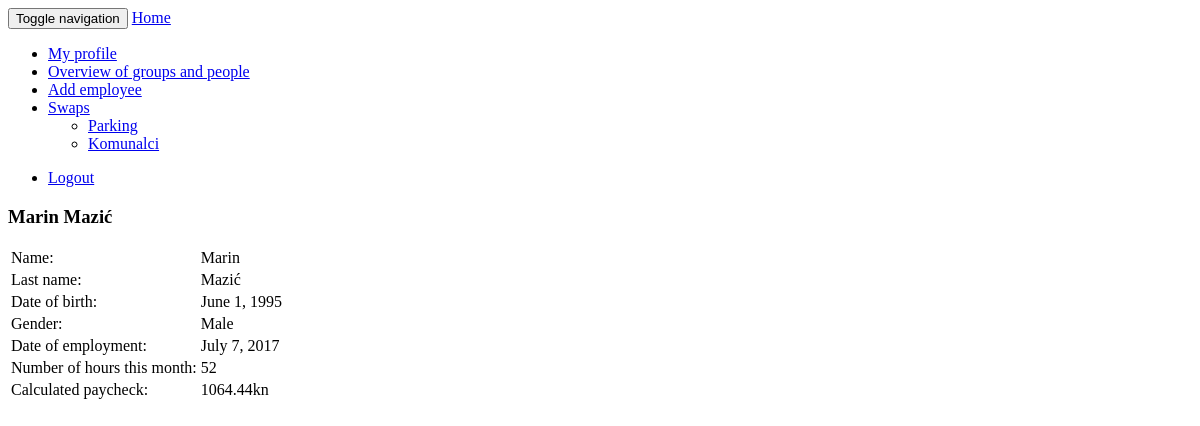
The page /schedule/7/info/ (signed in) on the database as committed earlier.
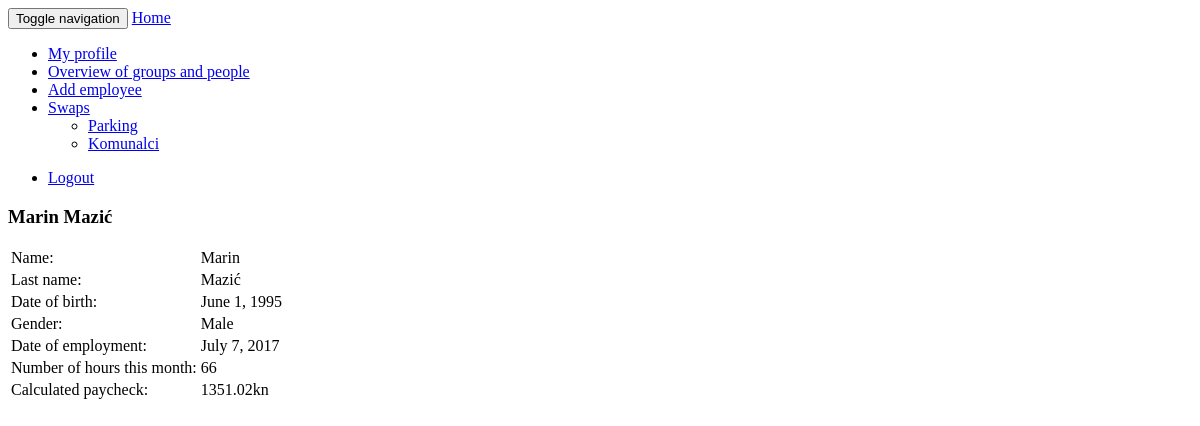
The same page on the database as committed later.
### schedule/models.py (models this page shows, shortened)
class User_profile(models.Model):
    GENDER_CHOICES = (
        ('M', _('Male')),
        ('F', _('Female')),
    )
    user = models.OneToOneField(User, on_delete=models.CASCADE)
    user_groups = models.ManyToManyField(Group)
    user_shift = models.ForeignKey(Week_shift, null=True)
    date_of_birth = models.DateField(null=True, blank=True)
    gender = models.CharField(
        max_length=1, choices=GENDER_CHOICES, null=True, blank=True)
    date_of_employment = models.DateField(null=True, blank=True)
    default_wage = models.DecimalField(
        decimal_places=2, max_digits=5, default=0, blank=True)
    def __init__(self, *args, **kwargs):
        super(User_profile, self).__init__(*args, **kwargs)
        if hasattr(self, 'user_shift'):
            self.old_shift = self.user_shift
    def get_current_working_hours(self):
        month_current = datetime.date.today()
        month_1st = month_current.replace(day=1)
        all_schedules = Schedule.objects.filter(
            date__range=[month_1st, month_current], user=self)
        time_sum = 0
        for schedule in all_schedules.all():
            if schedule.time_until and schedule.time_from:
                time_sum += schedule.time_until.hour - schedule.time_from.hour
        return time_sum
    def calculate_current_paycheck(self):
        return self.get_current_working_hours() * self.default_wage

class Schedule(models.Model):
    schedule = models.ForeignKey(
        "self",
        related_name='+',
        verbose_name=_('Parent schedule'),
        null=True,
        blank=True
    )
    date = models.DateField()
    time_from = models.TimeField(null=True, blank=True)
    time_until = models.TimeField(null=True, blank=True)
    user = models.ForeignKey(User_profile)

### schedule/views.py (the view)
# urls.py: url(r'^(?P<employee_id>\d+)/info/$', employee_info, name='employee_view'),
@login_required
def employee_info(request, employee_id):
    user = User_profile.objects.get(pk=employee_id)
    return render(request, "schedule/employee_info.html", {
        "user": user,
    })

### schedule/models.py (called while the page is built)
    def __unicode__(self):
        return self.group_name

### schedule/templates/schedule/employee_info.html (shortened to what this page needs)
{% extends "schedule/base.html" %}
{% load i18n %}
{% block "content" %}
<div class="panel panel-info">
  <div class="panel-heading">
    <h3 class="panel-title">{{ user.user.first_name }} {{ user.user.last_name }}</h3>
  </div>
  <div class="panel-body">
    <div class="row">
        <table class="table table-user-information">
          <tbody>
            <tr>
              <td>{% trans "Name" %}:</td>
              <td>{{ user.user.first_name }}</td>
            </tr>
            <tr>
              <td>{% trans "Last name" %}:</td>
              <td>{{ user.user.last_name }}</td>
            </tr>
            <tr>
              <td>{% trans "Date of birth" %}:</td>
              <td>{{ user.date_of_birth }}</td>
            </tr>
            <tr>
              <td>{% trans "Gender" %}:</td>
              <td>{{ user.get_gender_display }}</td>
            </tr>
            <tr>
              <td>{% trans "Date of employment" %}:</td>
              <td>{{ user.date_of_employment }}</td>
            </tr>
            <tr>
              <td>{% trans "Number of hours this month" %}:</td>
              <td>{{ user.get_current_working_hours }}</td>
            </tr>
            <tr>
              <td>{% trans "Calculated paycheck" %}:</td>
              <td>{{ user.calculate_current_paycheck }}kn</td>
            </tr>
          </tbody>
        </table>
    </div>
  </div>
</div>
{% endblock "content" %}

Rows that differ between the two databases and show on the page:
changed through a linked row, User_profile "Male": get_current_working_hours "52" → "66"; calculate_current_paycheck "1064.44" → "1351.02"
